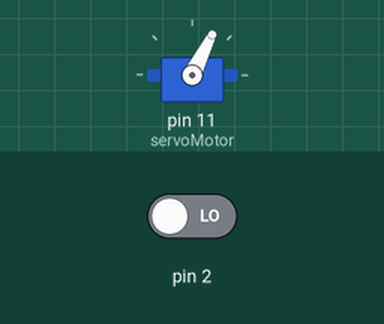
A sketch run on a simulated Arduino Uno, built with avr-gcc and run on an emulated ATmega328P. On the bench: servo. The inputs (shaded band) are chosen by the test bench; at power-on: pin 2 LOW.

Above: at 0.15 s.
At 1.2 s:
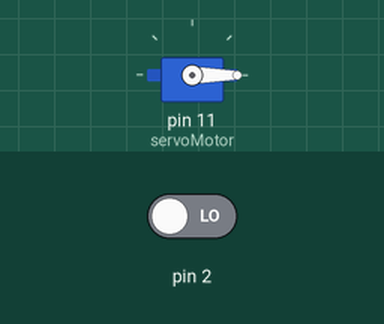
1.3 s: pin 2 driven HIGH
At 2.5 s:
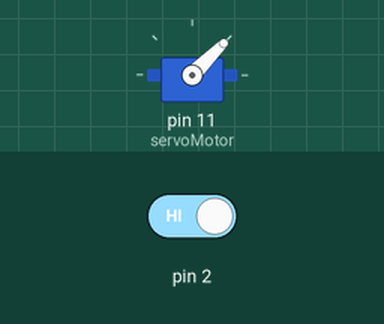
Timing chart, 0 to 4.3 s (numbered marks = the images above; inputs shaded):
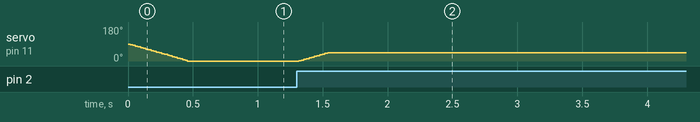

Measured:
- after the input at 1.3 s, servo on pin 11 (servoMotor): moves from 0° to 45° over 0.22 s, starting at once

The sketch:

shatcoupler.ino
```cpp
#include <Servo.h>

Servo servoMotor;

// define the variables
int IR = digitalRead(2);
int n;


void setup() {
  pinMode(IR, INPUT);
  servoMotor.attach(11);
  Serial.begin(9600);

}

void loop() {
  if (digitalRead(2)==HIGH){
    if (servoMotor.read()==45)
    {
      servoMotor.write(45);

    }
    else
    {
       for(n=servoMotor.read();n<=45;n=n+1)
       {
          servoMotor.write(n);

          delay(5);
       }
    }
     delay(10);
  }
  else
  {
    if (servoMotor.read()==0)
    {
      servoMotor.write(0);
    }
    else
    {
       for(n=servoMotor.read();n>=0;n=n-1)
       {
          servoMotor.write(n);
          delay(5);
       }
    }
      delay(10);
  }


}
```
